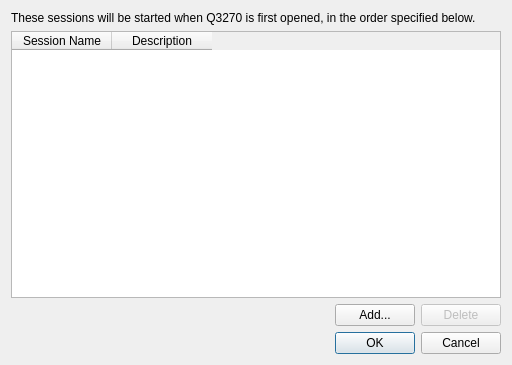
<?xml version="1.0" encoding="UTF-8"?>
<ui version="4.0">
 <class>AutoStart</class>
 <widget class="QDialog" name="AutoStart">
  <property name="geometry">
   <rect>
    <x>0</x>
    <y>0</y>
    <width>512</width>
    <height>365</height>
   </rect>
  </property>
  <property name="windowTitle">
   <string>Auto-start List</string>
  </property>
  <layout class="QVBoxLayout" name="verticalLayout">
   <item>
    <widget class="QLabel" name="label">
     <property name="text">
      <string>These sessions will be started when Q3270 is first opened, in the order specified below. </string>
     </property>
    </widget>
   </item>
   <item>
    <widget class="QTableWidget" name="sessionList">
     <property name="editTriggers">
      <set>QAbstractItemView::NoEditTriggers</set>
     </property>
     <property name="selectionBehavior">
      <enum>QAbstractItemView::SelectRows</enum>
     </property>
     <column>
      <property name="text">
       <string>Session Name</string>
      </property>
     </column>
     <column>
      <property name="text">
       <string>Description</string>
      </property>
     </column>
    </widget>
   </item>
   <item>
    <layout class="QHBoxLayout" name="horizontalLayout">
     <item>
      <spacer name="horizontalSpacer">
       <property name="orientation">
        <enum>Qt::Horizontal</enum>
       </property>
       <property name="sizeHint" stdset="0">
        <size>
         <width>40</width>
         <height>20</height>
        </size>
       </property>
      </spacer>
     </item>
     <item>
      <widget class="QPushButton" name="addButton">
       <property name="text">
        <string>Add...</string>
       </property>
      </widget>
     </item>
     <item>
      <widget class="QPushButton" name="deleteButton">
       <property name="enabled">
        <bool>false</bool>
       </property>
       <property name="text">
        <string>Delete</string>
       </property>
       <property name="autoDefault">
        <bool>false</bool>
       </property>
      </widget>
     </item>
    </layout>
   </item>
   <item>
    <widget class="QDialogButtonBox" name="buttonBox">
     <property name="orientation">
      <enum>Qt::Horizontal</enum>
     </property>
     <property name="standardButtons">
      <set>QDialogButtonBox::Cancel|QDialogButtonBox::Ok</set>
     </property>
    </widget>
   </item>
  </layout>
 </widget>
 <resources/>
 <connections>
  <connection>
   <sender>buttonBox</sender>
   <signal>accepted()</signal>
   <receiver>AutoStart</receiver>
   <slot>accept()</slot>
   <hints>
    <hint type="sourcelabel">
     <x>248</x>
     <y>254</y>
    </hint>
    <hint type="destinationlabel">
     <x>157</x>
     <y>274</y>
    </hint>
   </hints>
  </connection>
  <connection>
   <sender>buttonBox</sender>
   <signal>rejected()</signal>
   <receiver>AutoStart</receiver>
   <slot>reject()</slot>
   <hints>
    <hint type="sourcelabel">
     <x>316</x>
     <y>260</y>
    </hint>
    <hint type="destinationlabel">
     <x>286</x>
     <y>274</y>
    </hint>
   </hints>
  </connection>
 </connections>
</ui>
